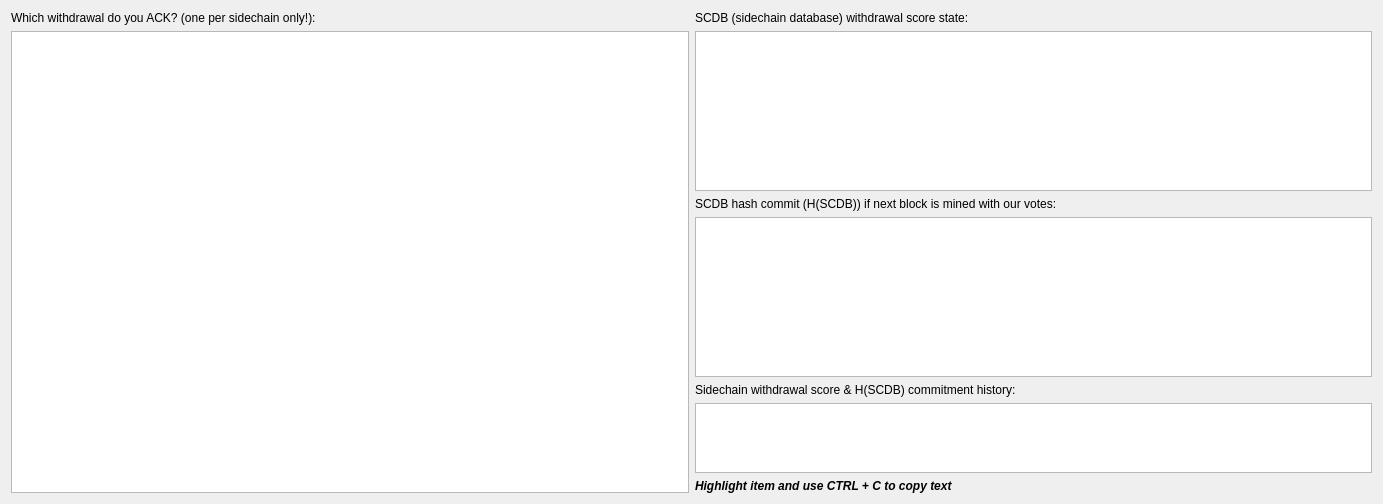
<?xml version="1.0" encoding="UTF-8"?>
<ui version="4.0">
 <class>SCDBHashDialog</class>
 <widget class="QDialog" name="SCDBHashDialog">
  <property name="geometry">
   <rect>
    <x>0</x>
    <y>0</y>
    <width>1383</width>
    <height>504</height>
   </rect>
  </property>
  <property name="windowTitle">
   <string>Sidechain Merkle Root / M4 History</string>
  </property>
  <layout class="QVBoxLayout" name="verticalLayout">
   <item>
    <layout class="QHBoxLayout" name="horizontalLayout">
     <property name="bottomMargin">
      <number>0</number>
     </property>
     <item>
      <layout class="QVBoxLayout" name="verticalLayout_4" stretch="0,0">
       <property name="rightMargin">
        <number>0</number>
       </property>
       <item>
        <widget class="QLabel" name="label_4">
         <property name="text">
          <string>Which withdrawal do you ACK? (one per sidechain only!):</string>
         </property>
        </widget>
       </item>
       <item>
        <widget class="QTreeWidget" name="treeWidgetVote">
         <property name="maximumSize">
          <size>
           <width>820</width>
           <height>16777215</height>
          </size>
         </property>
         <property name="font">
          <font>
           <family>Noto Mono</family>
          </font>
         </property>
         <property name="columnCount">
          <number>1</number>
         </property>
         <attribute name="headerVisible">
          <bool>false</bool>
         </attribute>
         <attribute name="headerCascadingSectionResizes">
          <bool>false</bool>
         </attribute>
         <attribute name="headerDefaultSectionSize">
          <number>300</number>
         </attribute>
         <attribute name="headerStretchLastSection">
          <bool>true</bool>
         </attribute>
         <column>
          <property name="text">
           <string>Withdrawal Bundles</string>
          </property>
         </column>
        </widget>
       </item>
      </layout>
     </item>
     <item>
      <layout class="QVBoxLayout" name="verticalLayout_2">
       <property name="bottomMargin">
        <number>0</number>
       </property>
       <item>
        <widget class="QLabel" name="label_5">
         <property name="text">
          <string>SCDB (sidechain database) withdrawal score state:</string>
         </property>
        </widget>
       </item>
       <item>
        <layout class="QVBoxLayout" name="verticalLayout_6">
         <property name="bottomMargin">
          <number>0</number>
         </property>
         <item>
          <widget class="QTextBrowser" name="textBrowserSCDB">
           <property name="font">
            <font>
             <family>Noto Mono</family>
            </font>
           </property>
          </widget>
         </item>
        </layout>
       </item>
       <item>
        <widget class="QLabel" name="label_3">
         <property name="text">
          <string>SCDB hash commit (H(SCDB)) if next block is mined with our votes:</string>
         </property>
        </widget>
       </item>
       <item>
        <layout class="QVBoxLayout" name="verticalLayout_5">
         <property name="bottomMargin">
          <number>0</number>
         </property>
         <item>
          <widget class="QTreeWidget" name="treeWidgetNext">
           <property name="font">
            <font>
             <family>Noto Mono</family>
            </font>
           </property>
           <property name="textElideMode">
            <enum>Qt::ElideRight</enum>
           </property>
           <attribute name="headerVisible">
            <bool>false</bool>
           </attribute>
           <column>
            <property name="text">
             <string notr="true">1</string>
            </property>
           </column>
          </widget>
         </item>
        </layout>
       </item>
       <item>
        <widget class="QLabel" name="label_2">
         <property name="text">
          <string>Sidechain withdrawal score &amp; H(SCDB) commitment history:</string>
         </property>
        </widget>
       </item>
       <item>
        <widget class="QTreeWidget" name="treeWidgetHistory">
         <property name="font">
          <font>
           <family>Noto Mono</family>
          </font>
         </property>
         <property name="sizeAdjustPolicy">
          <enum>QAbstractScrollArea::AdjustToContents</enum>
         </property>
         <property name="textElideMode">
          <enum>Qt::ElideRight</enum>
         </property>
         <property name="columnCount">
          <number>1</number>
         </property>
         <attribute name="headerVisible">
          <bool>false</bool>
         </attribute>
         <column>
          <property name="text">
           <string notr="true">1</string>
          </property>
         </column>
        </widget>
       </item>
       <item>
        <widget class="QLabel" name="label">
         <property name="font">
          <font>
           <weight>75</weight>
           <italic>true</italic>
           <bold>true</bold>
          </font>
         </property>
         <property name="text">
          <string>Highlight item and use CTRL + C to copy text</string>
         </property>
        </widget>
       </item>
      </layout>
     </item>
    </layout>
   </item>
  </layout>
 </widget>
 <resources/>
 <connections/>
</ui>
